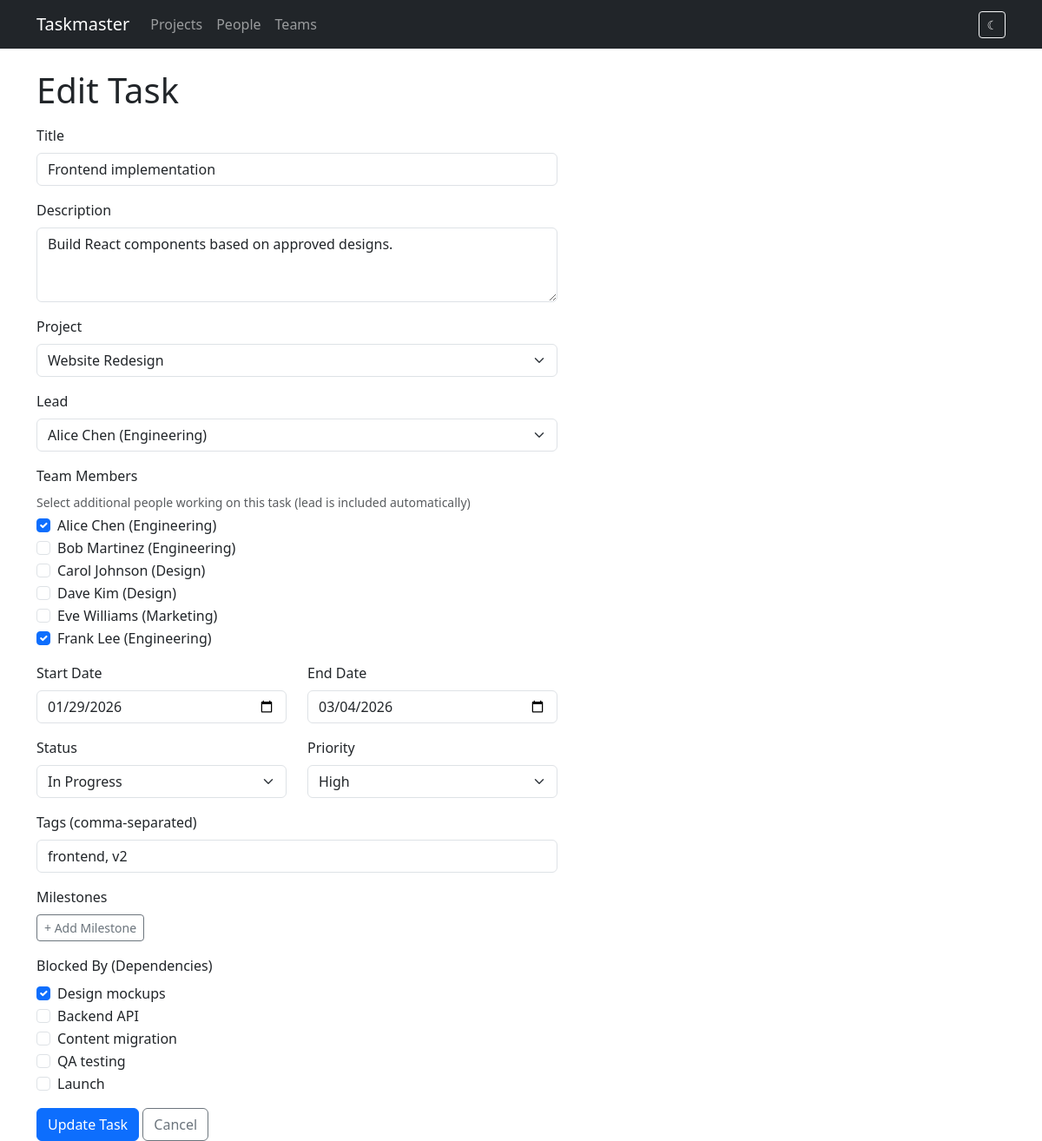
Before: /tasks/2/edit with the older database file.
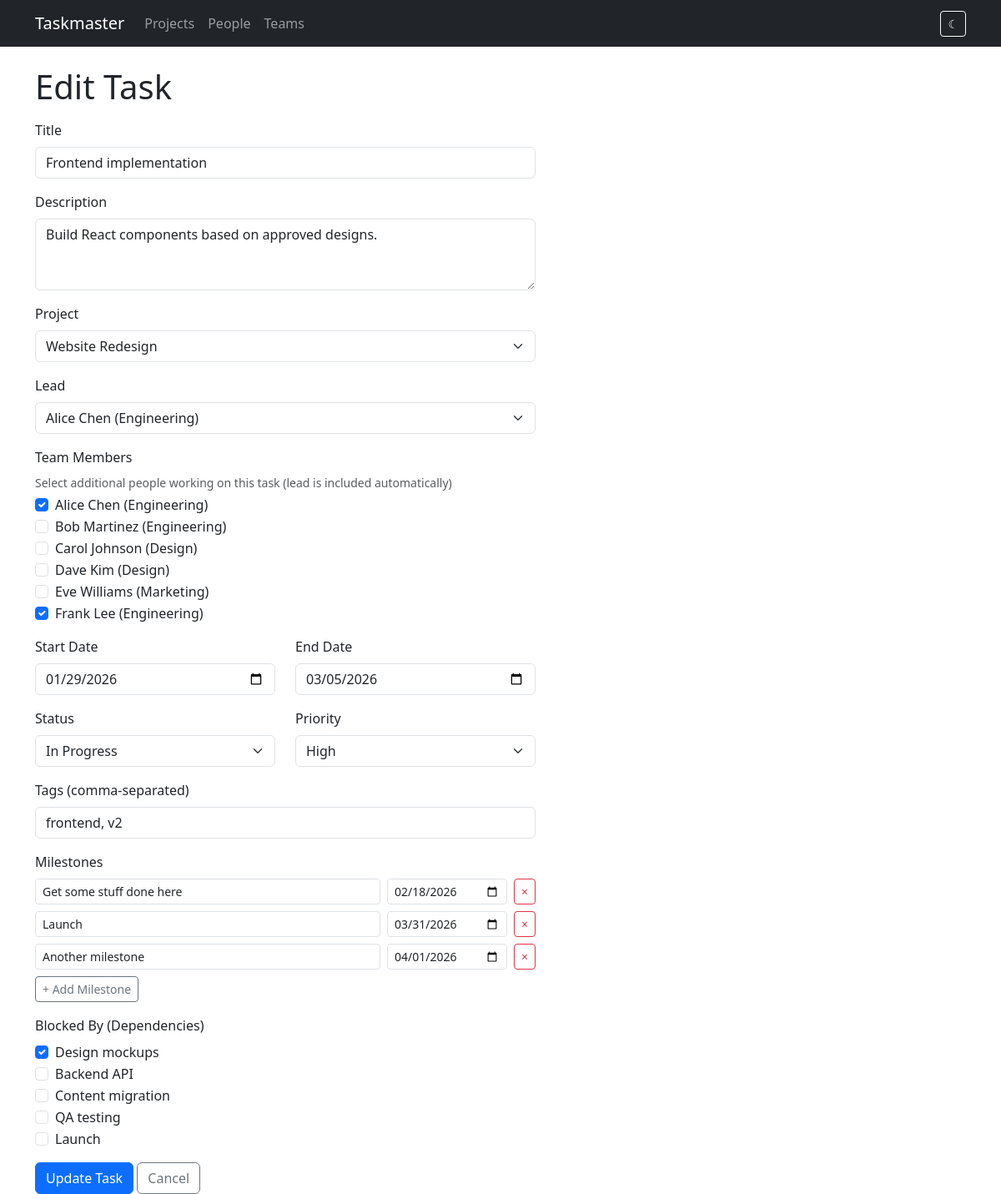
After: the same page with the newer database file.
### models.py (models this page shows, shortened)
class Person(db.Model):
    id = db.Column(db.Integer, primary_key=True)
    name = db.Column(db.String(120), nullable=False)
    email = db.Column(db.String(120))
    team_id = db.Column(db.Integer, db.ForeignKey('team.id'))
    assignments = db.relationship('TaskAssignment', backref='person', lazy=True)

class Team(db.Model):
    id = db.Column(db.Integer, primary_key=True)
    name = db.Column(db.String(120), nullable=False)
    members = db.relationship('Person', backref='team', lazy=True)

class Task(db.Model):
    id = db.Column(db.Integer, primary_key=True)
    title = db.Column(db.String(200), nullable=False)
    description = db.Column(db.Text)
    project_id = db.Column(db.Integer, db.ForeignKey('project.id'), nullable=False)
    start_date = db.Column(db.Date, nullable=False)
    end_date = db.Column(db.Date, nullable=False)
    status = db.Column(db.String(20), default='todo')  # todo, in_progress, done
    priority = db.Column(db.String(20), default='medium')  # low, medium, high, critical
    assignments = db.relationship('TaskAssignment', backref='task', lazy=True,
                                   cascade='all, delete-orphan')
    tags = db.relationship('Tag', secondary=task_tags, backref=db.backref('tasks', lazy=True))
    milestones = db.relationship('Milestone', backref='task', lazy=True,
                                 order_by='Milestone.date', cascade='all, delete-orphan')
    status_updates = db.relationship('StatusUpdate', backref='task', lazy=True,
                                     order_by='StatusUpdate.created_at.desc()',
                                     cascade='all, delete-orphan')
    dependencies = db.relationship(
        'Task',
        secondary='task_dependency',
        primaryjoin='Task.id == TaskDependency.task_id',
        secondaryjoin='Task.id == TaskDependency.depends_on_id',
        backref=db.backref('dependents', lazy=True),
        lazy=True,
    )
    @property
    def lead(self):
        for a in self.assignments:
            if a.is_lead:
                return a.person
        return None
    @property
    def assignees(self):
        return [a.person for a in self.assignments]

class Milestone(db.Model):
    id = db.Column(db.Integer, primary_key=True)
    task_id = db.Column(db.Integer, db.ForeignKey('task.id'), nullable=False)
    name = db.Column(db.String(200), nullable=False)
    date = db.Column(db.Date, nullable=False)
    status_override = db.Column(db.String(20), nullable=True)  # on_track, delayed, on_hold

### routes/tasks.py (the view, shortened to what this page needs)
@bp.route('/tasks/<int:id>/edit', methods=['GET', 'POST'])
def edit_task(id):
    task = Task.query.get_or_404(id)
    projects = Project.query.order_by(Project.name).all()
    people = Person.query.order_by(Person.name).all()
    available_deps = Task.query.filter(
        Task.project_id == task.project_id, Task.id != task.id
    ).all()
    return render_template('tasks/form.html', task=task, projects=projects,
                           people=people, project_id=task.project_id,
                           available_deps=available_deps)

### templates/tasks/form.html (shortened to what the changed rows need)
{% extends "base.html" %}
{% block content %}
<h1>{{ 'Edit' if task else 'New' }} Task</h1>
<form method="post" class="mt-3" style="max-width: 600px;">
    <div class="mb-3">
        <label for="title" class="form-label">Title</label>
        <input type="text" class="form-control" id="title" name="title"
               value="{{ task.title if task else '' }}" required>
    </div>
    <div class="mb-3">
        <label for="description" class="form-label">Description</label>
        <textarea class="form-control" id="description" name="description" rows="3">{{ task.description if task else '' }}</textarea>
    </div>
    <div class="mb-3">
        {% for person in people %}
        <div class="form-check">
            <input class="form-check-input member-check" type="checkbox" name="member_ids"
                   value="{{ person.id }}" id="member-{{ person.id }}"
                   {{ 'checked' if task and person in task.assignees else '' }}>
            <label class="form-check-label" for="member-{{ person.id }}">
                {{ person.name }}{% if person.team %} ({{ person.team.name }}){% endif %}
            </label>
        </div>
        {% endfor %}
    </div>
    <div class="row">
        <div class="col-md-6 mb-3">
            <label for="start_date" class="form-label">Start Date</label>
            <input type="date" class="form-control" id="start_date" name="start_date"
                   value="{{ task.start_date if task else '' }}" required>
        </div>
        <div class="col-md-6 mb-3">
            <label for="end_date" class="form-label">End Date</label>
            <input type="date" class="form-control" id="end_date" name="end_date"
                   value="{{ task.end_date if task else '' }}" required>
        </div>
    </div>
    <div class="mb-3">
        <div id="milestones-list">
            {% if task and task.milestones %}
            {% for ms in task.milestones %}
            <div class="row g-2 mb-2 milestone-row">
                <div class="col">
                    <input type="text" class="form-control form-control-sm" name="milestone_names" value="{{ ms.name }}" placeholder="Name" required>
                </div>
                <div class="col-auto">
                    <input type="date" class="form-control form-control-sm" name="milestone_dates" value="{{ ms.date }}" required>
                </div>
                <div class="col-auto">
                    <button type="button" class="btn btn-outline-danger btn-sm" onclick="this.closest('.milestone-row').remove()">&times;</button>
                </div>
            </div>
            {% endfor %}
            {% endif %}
        </div>
    </div>
    {% if available_deps %}
    <div class="mb-3">
        {% for dep_task in available_deps %}
        <div class="form-check">
            <input class="form-check-input" type="checkbox" name="dependencies"
                   value="{{ dep_task.id }}" id="dep-{{ dep_task.id }}"
                   {{ 'checked' if task and dep_task in task.dependencies else '' }}>
            <label class="form-check-label" for="dep-{{ dep_task.id }}">
                {{ dep_task.title }}
            </label>
        </div>
        {% endfor %}
    </div>
    {% endif %}
</form>
{% endblock %}

Changed rows visible on the page:
changed Task "Frontend implementation": end_date "03/04/2026" → "03/05/2026"
added Milestone: milestone_names "Get some stuff done here", milestone_dates "02/18/2026"
added Milestone: milestone_names "Launch", milestone_dates "03/31/2026"
added Milestone: milestone_names "Another milestone", milestone_dates "04/01/2026"
